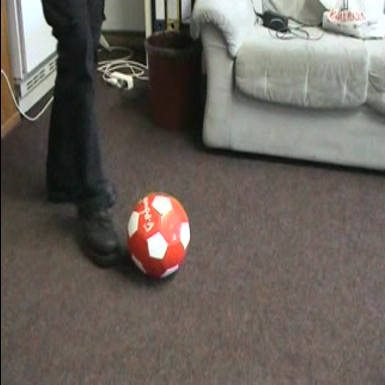
#> input picture AICourse/images/ball_1.png, 385 x 385 px
$ jupyter execute --allow-errors trace.ipynb
#> lines starting #> are read from the running program, lines starting #| are printed output that depends on the picture
使用质心法进行目标追踪

作者：谢文伟

邮件：xiewenwei@sina.com

主页：https://github.com/jimxie2012/ai-cv

导入库

[cell 1]
import cv2,math
import numpy as np
import IPython.display as display
from yolo_detect import Init_Yolo,Detect,Draw #封装YOLO模型的检测操作
from matplotlib import pyplot as plt
plt.rcParams['font.sans-serif']=['SimHei'] #在统计图上显示中文

#> (a cell that did not finish here is left out)

读取两帧图像

[cell 3]
frame_1 = cv2.imread('./images/ball_1.png')
#> frame_1 is the input picture: shape (385, 385, 3); mean B, G, R 92.1, 98.9, 105.6
frame_1 = cv2.cvtColor(frame_1, cv2.COLOR_BGR2RGB)
frame_2 = cv2.imread('./images/ball_2.png')
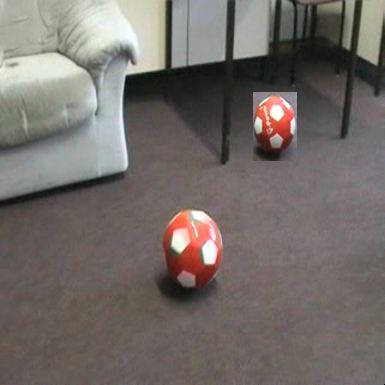
#> input picture AICourse/images/ball_2.png, 385 x 385 px
#> frame_2 is the input picture: shape (385, 385, 3); mean B, G, R 103.9, 108.3, 114.7
frame_2 = cv2.cvtColor(frame_2, cv2.COLOR_BGR2RGB)

对这两帧图像进行目标检测（这里只检测足球，忽略掉其他目标）

#> (a cell that did not finish here is left out)

显示检测结果

#> (a cell that did not finish here is left out)

计算质心坐标

#> (a cell that did not finish here is left out)

计算第一帧中的目标和后一帧中目标的欧氏距离

#> (a cell that did not finish here is left out)

显示追踪结果

#> (a cell that did not finish here is left out)

视频中的目标跟踪演示（只演示追踪单个目标）

[cell 9]
cap = cv2.VideoCapture("./video/ball.mp4")#打开视频文件
pre_bbox = None
count = 0
while True:
    ret,frame = cap.read()     #读取视频的帧
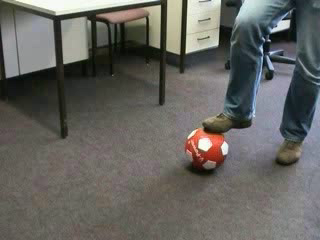
#> input picture frame 60 of AICourse/video/ball.mp4, 320 x 240 px
#> frame is the input picture: shape (240, 320, 3); mean B, G, R 96, 100.4, 101.3
    if not ret:                #视频文件读取结束
        break
    count=count+1
    if count < 15 :
        continue
    count = 0
    rgb_img= cv2.cvtColor(frame.copy(),cv2.COLOR_BGR2RGB)#将视频的帧转换为RGB格式
    b = Detect(model,labels,rgb_img)
    filter=np.where(b1[:,-1]=='sports ball')#只保留足球的检测结果
    if len(b)>0:
        cur_bbox = b[filter]
        if len(cur_bbox) > 0:
            #如果是首次发现目标，初始化该目标轨迹
            if pre_bbox is None:
                pre_bbox = cur_bbox
            #查找上一帧中的目标，在当前帧中最相近的目标位置
            for box1 in pre_bbox:
                p1 = (int(box1[0])+int(box1[2])/2,int(box1[1])+int(box1[3])/2)
                min_dis = 65535
                min_box = None
                for box2 in cur_bbox:
                    p2 = (int(box2[0])+int(box2[2])/2,int(box2[1])+int(box2[3])/2)
                    d = math.sqrt(math.pow((p1[0]-p2[0]),2)+math.pow((p1[1]-p2[1]),2))
                    if d < min_dis and d < 1024:
                        min_dis = d
                        min_box = box2
                #距离太远，没有找到，注销该目标的轨迹
                if min_box is None:
                    pre_bbox = None
                    continue
                #找到该目标，在图像上标注出来
                rgb_img = Draw(rgb_img,[min_box])
            #显示跟踪的结果
            display.clear_output(wait=True)
            plt.imshow(rgb_img)
            plt.show()
